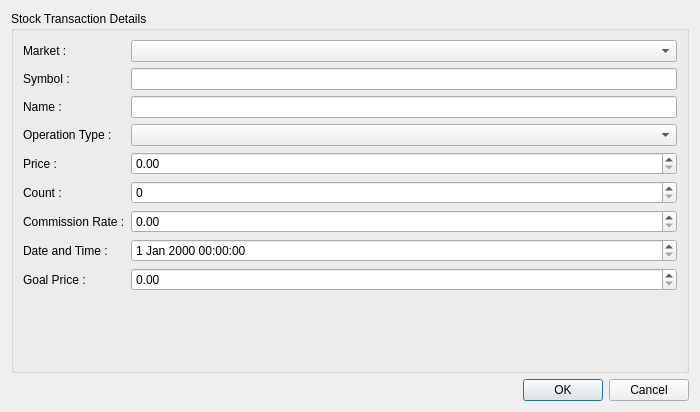
<?xml version="1.0" encoding="UTF-8"?>
<ui version="4.0">
 <class>StockDialog</class>
 <widget class="QDialog" name="StockDialog">
  <property name="geometry">
   <rect>
    <x>0</x>
    <y>0</y>
    <width>700</width>
    <height>412</height>
   </rect>
  </property>
  <property name="minimumSize">
   <size>
    <width>700</width>
    <height>0</height>
   </size>
  </property>
  <property name="windowTitle">
   <string>Dialog</string>
  </property>
  <layout class="QVBoxLayout" name="verticalLayout_2">
   <item>
    <widget class="QGroupBox" name="gbStockTransactionDetails">
     <property name="title">
      <string>Stock Transaction Details</string>
     </property>
     <layout class="QFormLayout" name="formLayout">
      <item row="0" column="0">
       <widget class="QLabel" name="lblMarket">
        <property name="text">
         <string>Market :</string>
        </property>
       </widget>
      </item>
      <item row="0" column="1">
       <widget class="QComboBox" name="cbMarket"/>
      </item>
      <item row="1" column="0">
       <widget class="QLabel" name="lblSymbol">
        <property name="text">
         <string>Symbol :</string>
        </property>
       </widget>
      </item>
      <item row="1" column="1">
       <widget class="QLineEdit" name="leSymbol"/>
      </item>
      <item row="2" column="0">
       <widget class="QLabel" name="lblName">
        <property name="text">
         <string>Name :</string>
        </property>
       </widget>
      </item>
      <item row="2" column="1">
       <widget class="QLineEdit" name="leName"/>
      </item>
      <item row="3" column="0">
       <widget class="QLabel" name="lblOperationType">
        <property name="text">
         <string>Operation Type :</string>
        </property>
       </widget>
      </item>
      <item row="3" column="1">
       <widget class="QComboBox" name="cbOperationType"/>
      </item>
      <item row="4" column="0">
       <widget class="QLabel" name="lblPrice">
        <property name="text">
         <string>Price :</string>
        </property>
       </widget>
      </item>
      <item row="4" column="1">
       <widget class="QDoubleSpinBox" name="dsbPrice"/>
      </item>
      <item row="5" column="0">
       <widget class="QLabel" name="lblCount">
        <property name="text">
         <string>Count :</string>
        </property>
       </widget>
      </item>
      <item row="5" column="1">
       <widget class="QSpinBox" name="sbCount"/>
      </item>
      <item row="6" column="0">
       <widget class="QLabel" name="lblCommissionRate">
        <property name="text">
         <string>Commission Rate :</string>
        </property>
       </widget>
      </item>
      <item row="6" column="1">
       <widget class="QDoubleSpinBox" name="dsbCommissionRate"/>
      </item>
      <item row="7" column="0">
       <widget class="QLabel" name="lblDateTime">
        <property name="text">
         <string>Date and Time :</string>
        </property>
       </widget>
      </item>
      <item row="7" column="1">
       <widget class="QDateTimeEdit" name="dteDateTime"/>
      </item>
      <item row="8" column="0">
       <widget class="QLabel" name="lblGoalPrice">
        <property name="text">
         <string>Goal Price :</string>
        </property>
       </widget>
      </item>
      <item row="8" column="1">
       <widget class="QDoubleSpinBox" name="dsbGoalPrice"/>
      </item>
     </layout>
    </widget>
   </item>
   <item>
    <widget class="QDialogButtonBox" name="bbTransactionApproval">
     <property name="orientation">
      <enum>Qt::Horizontal</enum>
     </property>
     <property name="standardButtons">
      <set>QDialogButtonBox::Cancel|QDialogButtonBox::Ok</set>
     </property>
    </widget>
   </item>
   <item>
    <layout class="QVBoxLayout" name="vlStatusBar"/>
   </item>
  </layout>
 </widget>
 <resources/>
 <connections>
  <connection>
   <sender>bbTransactionApproval</sender>
   <signal>accepted()</signal>
   <receiver>StockDialog</receiver>
   <slot>accept()</slot>
   <hints>
    <hint type="sourcelabel">
     <x>227</x>
     <y>381</y>
    </hint>
    <hint type="destinationlabel">
     <x>157</x>
     <y>274</y>
    </hint>
   </hints>
  </connection>
  <connection>
   <sender>bbTransactionApproval</sender>
   <signal>rejected()</signal>
   <receiver>StockDialog</receiver>
   <slot>reject()</slot>
   <hints>
    <hint type="sourcelabel">
     <x>295</x>
     <y>387</y>
    </hint>
    <hint type="destinationlabel">
     <x>286</x>
     <y>274</y>
    </hint>
   </hints>
  </connection>
  <connection>
   <sender>bbTransactionApproval</sender>
   <signal>rejected()</signal>
   <receiver>StockDialog</receiver>
   <slot>reject()</slot>
   <hints>
    <hint type="sourcelabel">
     <x>555</x>
     <y>382</y>
    </hint>
    <hint type="destinationlabel">
     <x>550</x>
     <y>405</y>
    </hint>
   </hints>
  </connection>
 </connections>
</ui>
